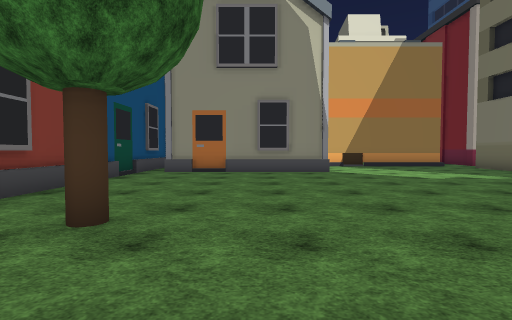
[1] (above)

24 first-person views from a walk through a Unity game level. The camera is 1.4 m above the floor, tilts 2° down and sees 85° across. The floor is counted in squares, 2 m on a side. Each view is taken from the middle of a square. On the plan, view 1 faces up. The plan holds only what a view shows up to about 9 squares ahead; the rest is blank. The place goes on beyond the plan. Some trees and plants on the terrain are drawn as simple stand-ins. The player character is not drawn. Some surface patterns are stand-ins.

[2]
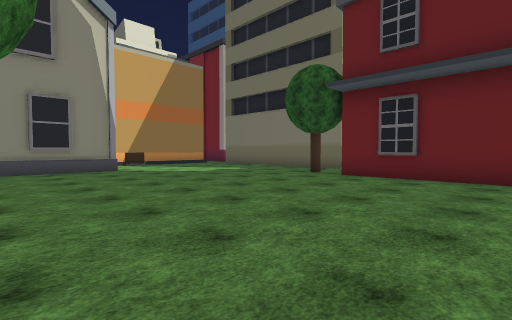

[3]
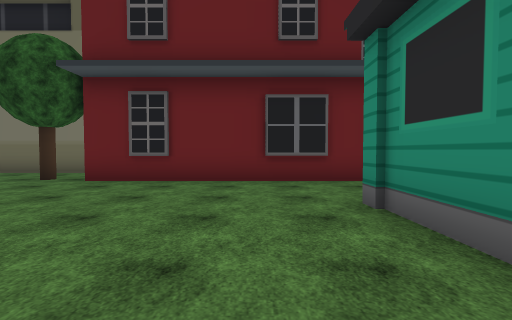

[4]
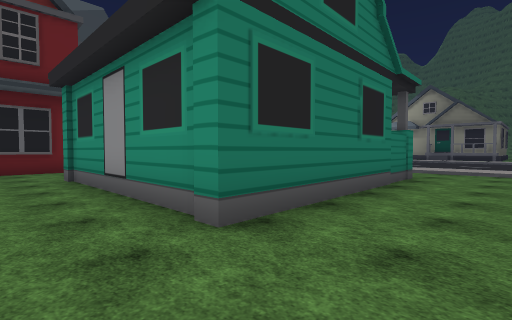

[5]
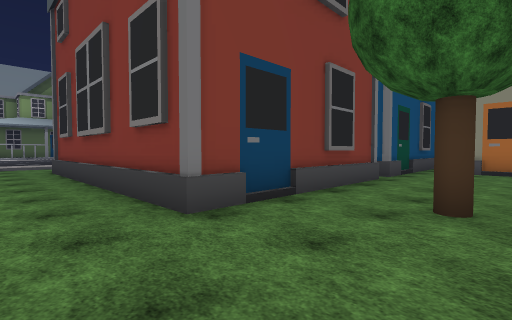

[6]
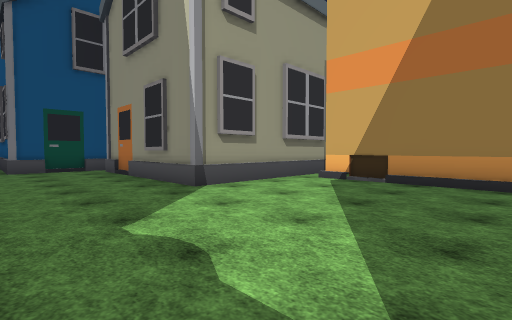

[7]
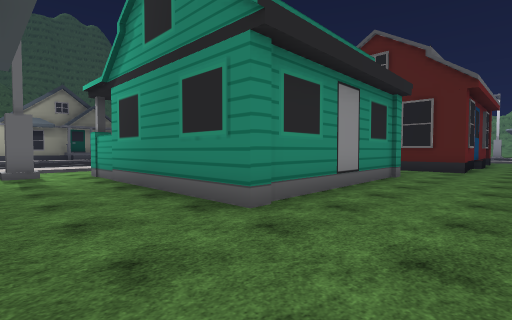

[8]
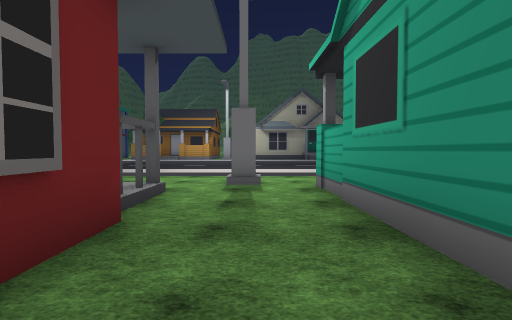

[9]
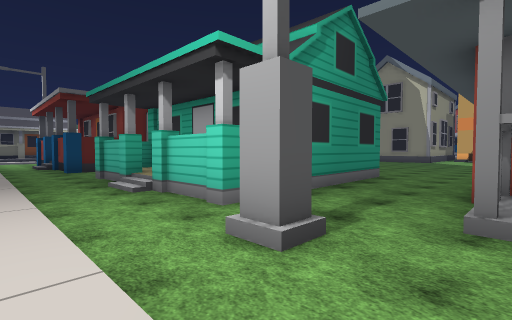

[10]
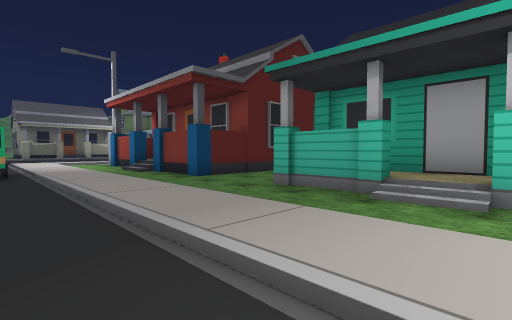

[11]
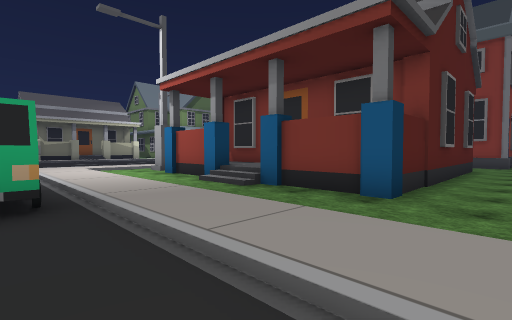

[12]
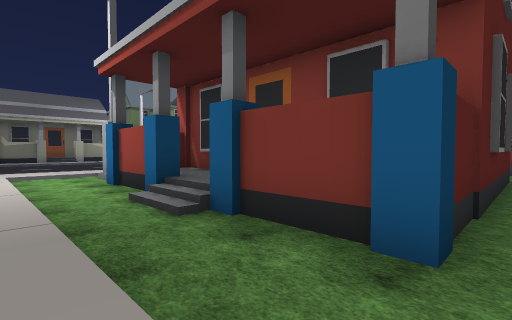

[13]
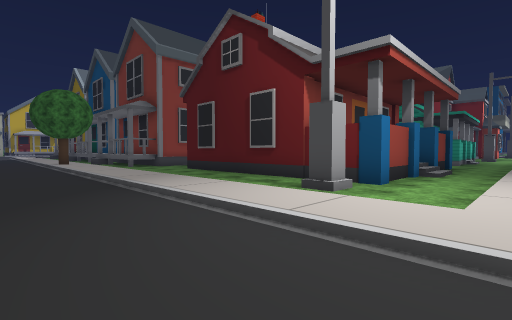

[14]
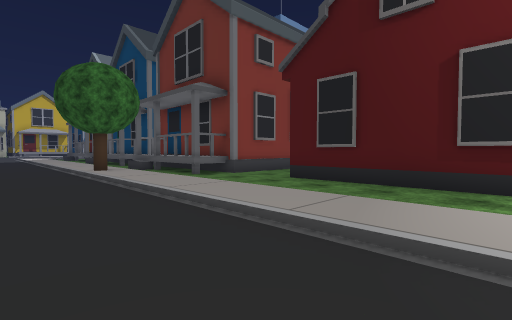

[15]
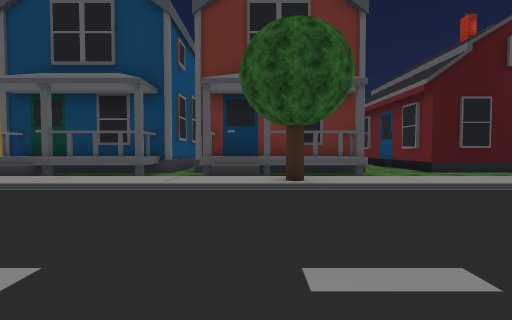

[16]
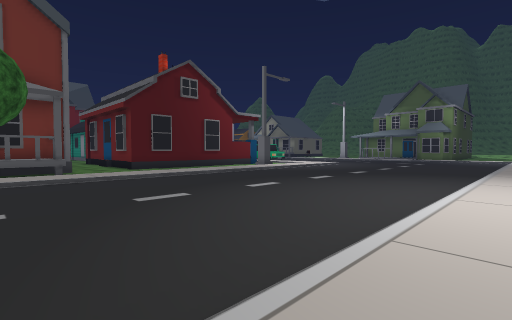

[17]
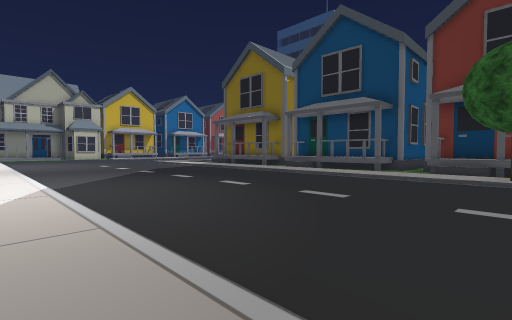

[18]
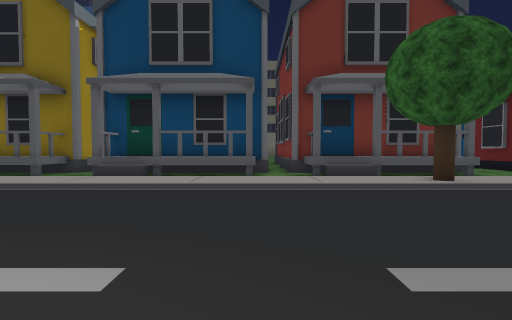

[19]
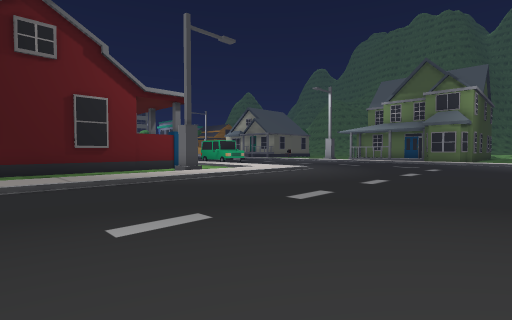

[20]
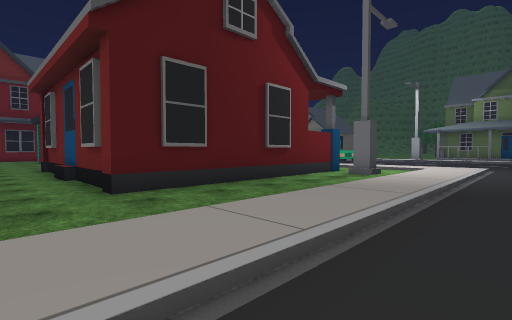

[21]
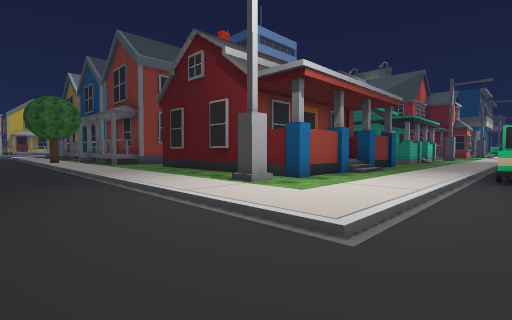

[22]
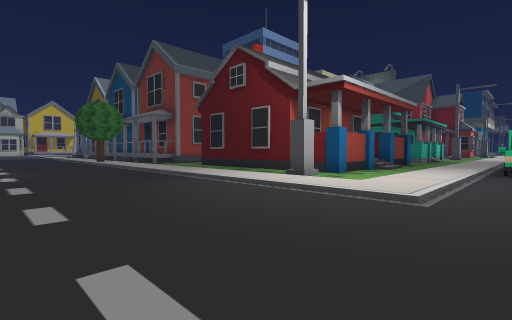

[23]
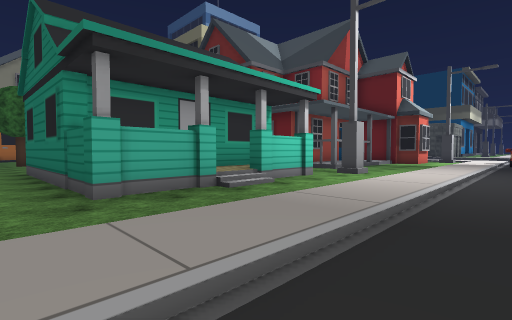

[24]
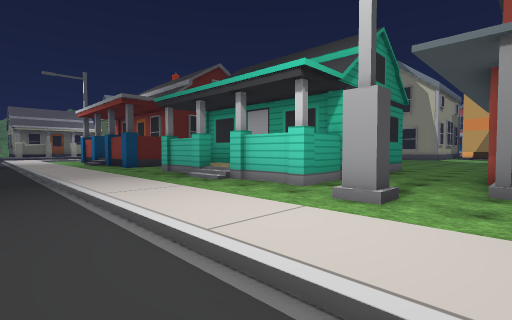

### Floor plan
Key: @ floor where view 1 was taken; # wall or solid block; . main floor; : floor 0.25 m higher than the main floor; + floor 0.5 m higher than the main floor; * floor 0.75 m higher than the main floor; / step, stairs or slope; ^ raised ledge; T tree; C car.
Columns run from 23 left of view 1 to 7 right of it. Each row starts with its distance up from view 1.
 15             #
 14  /.        ^#
 13  /..       ^#            ######
 12 :/...   /: .#            #.....
 11 :/.... ./:^^#            #.....
 10 :/....../:^^#            #.....
  9 :/....../: ^#      #######.....
  8 :/....../: ^#      #...........
  7 :/....../: ^#      #...........
  6 :/....../: .#      #...........
  5 :/....../:^^#      #...........
  4 :/....../:^^#      #..........T
  3 :/....../T.^#      #.T........#
  2 :/....../:.^#      #..........#
  1 :/....../:.^########..........#
  0 :/....../:.............@......#
 -1 :/....../:....................#
 -2 :/....../:..#######...........#
 -3 :/....../:..#     #..######...#
 -4 :/....../:..#     #..#    #...#
 -5 :/....../:..#     #..#    #...#
 -6 :/....../:..#     #..#    ##..#
 -7  /....../:..###   #..#######..#
 -8  /....../:..###*###..###+###...
 -9  /....../:....///......./...#..
-10   ....../:.....................
-11   ....../::::::::::::::::::::::
-12   ......///////////////////////
-13    ...........CCC..............

Positions as (right, up) in squares from view 1, and headings:
1: (0, 0), facing up
2: (-1, -1), facing up-right
3: (0, -1), facing right
4: (-4, -1), facing down-right
5: (-1, -1), facing up-left
6: (7, 6), facing up-left
7: (6, 0), facing down-left
8: (5, -3), facing down
9: (7, -11), facing up-left
10: (2, -13), facing up-left
11: (-3, -13), facing up-left
12: (-4, -11), facing up-left
13: (-17, -11), facing up-right
14: (-17, -6), facing up-right
15: (-20, 4), facing right
16: (-23, 3), facing down-right
17: (-23, 3), facing up-right
18: (-20, 7), facing right
19: (-21, -3), facing down-right
20: (-16, 0), facing down-right
21: (-17, -13), facing up-right
22: (-19, -13), facing up-right
23: (-3, -13), facing up-right
24: (7, -13), facing up-left
